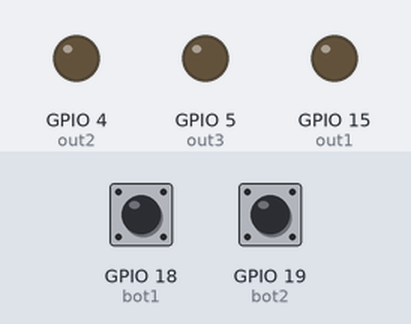
Bench run of a sketch on a simulated ESP32. Shown: output pins drawn as LEDs (lit = HIGH). The inputs (shaded band) are chosen by the test bench; at power-on: GPIO 18 (bot1) HIGH, GPIO 19 (bot2) HIGH.

Above: at 1.2 s.
1.3 s: GPIO 18 (bot1) pulled LOW for 0.15 s
At 2.6 s:
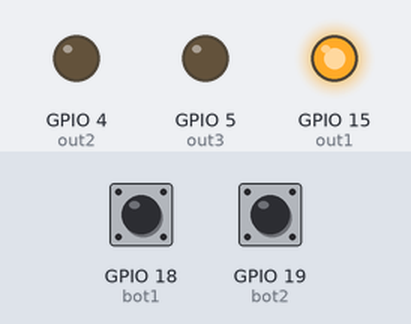
2.9 s: GPIO 19 (bot2) pulled LOW for 0.15 s
At 4.0 s:
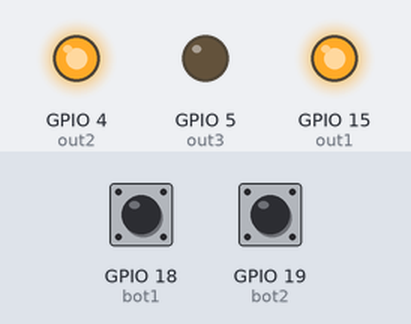
4.5 s: GPIO 18 (bot1) pulled LOW for 1 s
At 6.5 s:
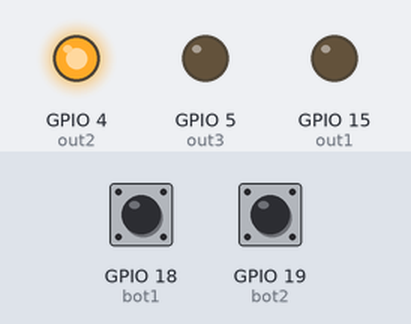
7.0 s: GPIO 18 (bot1) pulled LOW for 3.2 s
At 11.3 s:
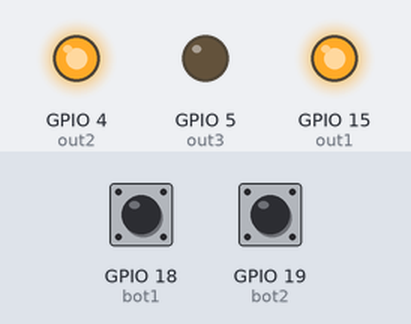
11.7 s: GPIO 19 (bot2) pulled LOW for 1 s
At 13.1 s:
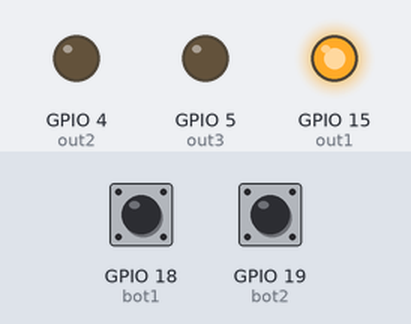
Timing chart, 0 to 14.7 s (numbered marks = the images above; inputs shaded):
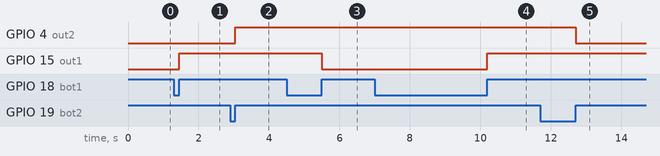

Measured:
- after the input at 1.3 s, GPIO 15 (out1): LOW → HIGH after 0.15 s
- after the input at 2.9 s, GPIO 4 (out2): LOW → HIGH after 0.15 s
- after the input at 4.5 s, GPIO 15 (out1): HIGH → LOW after 1.0 s
- after the input at 7.0 s, GPIO 15 (out1): LOW → HIGH after 3.2 s
- after the input at 11.7 s, GPIO 4 (out2): HIGH → LOW after 1.0 s

The sketch:

Leitura_Botoes.ino
```cpp
/*

      Este programa tem a função de fazer a leitura de dois botões a partir de duas entradas digitais do ESP32. Para isso, serão usados os pullups internos do ESP32, não necessitando
    de resistores externos para tal função. Este código fará uma leitura inteligente dos botões, onde o controlador irá esperar o botão ser solto para processar o que se necessita, no caso
    o acendimento de leds. Essa leitura será feita através de uma função específica para que o código fique mais limpo.

*/
// ====================================================================================================================================================================
// Mapeamento de hardware
#define out1 15
#define out2 4
#define out3 5
#define bot1 18
#define bot2 19

// ====================================================================================================================================================================
// Protótipo de funções
void leituraBotao();

// ====================================================================================================================================================================
// Setup
void setup() {

  pinMode(bot1, INPUT_PULLUP);
  pinMode(bot2, INPUT_PULLUP);
  pinMode(out1, OUTPUT);
  pinMode(out2, OUTPUT);
  pinMode(out3, OUTPUT);

  digitalWrite(out1, LOW);
  digitalWrite(out2, LOW);
  digitalWrite(out2, LOW);
}

// ====================================================================================================================================================================
// Loop
void loop() {

  leituraBotao();
}

// ====================================================================================================================================================================
// Funções auxiliares
void leituraBotao(){

   static int flag1 = 0, flag2 = 0;

   if(!digitalRead(bot1)) flag1 = 1;
   if(!digitalRead(bot2)) flag2 = 1;

   if(digitalRead(bot1) && flag1){

        digitalWrite(out1, !digitalRead(out1));
        flag1 = 0;
        delay(120);
   }

   if(digitalRead(bot2) && flag2){

        digitalWrite(out2, !digitalRead(out2));
        flag2 = 0;
        delay(120);
   }
}
```
